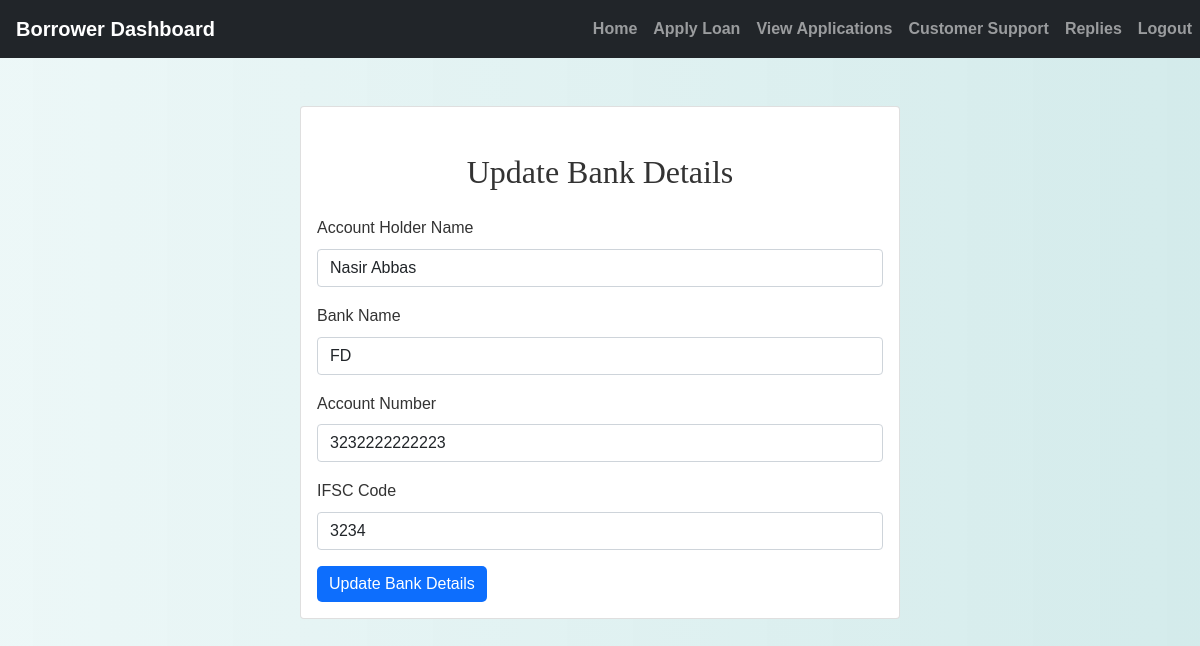
The page /borrower/add_disbursement.php?application_id=2 (signed in) on the database its author committed.
### tables this page shows
CREATE TABLE `loan_disbursement` (
  `id` int(11) NOT NULL,
  `application_id` int(11) NOT NULL,
  `account_holder_name` varchar(255) DEFAULT NULL,
  `bank_name` varchar(255) DEFAULT NULL,
  `account_number` varchar(255) DEFAULT NULL,
  `ifsc_code` varchar(50) DEFAULT NULL,
  `submitted_at` timestamp NOT NULL DEFAULT current_timestamp()
);

### borrower/add_disbursement.php (the view, shortened to what this page needs)
<?php
include('config.php');
$application_id = intval($_GET['application_id']);
$disbursement = null;
$check_sql = "SELECT * FROM loan_disbursement WHERE application_id = ?";
$stmt = mysqli_prepare($conn, $check_sql);
mysqli_stmt_bind_param($stmt, "i", $application_id);
mysqli_stmt_execute($stmt);
$result = mysqli_stmt_get_result($stmt);
if ($row = mysqli_fetch_assoc($result)) {
    $disbursement = $row;
}
?>
<!DOCTYPE html>
<html lang="en">
<head>
    <link href="https://cdn.jsdelivr.net/npm/bootstrap@5.1.3/dist/css/bootstrap.min.css" rel="stylesheet">
    <link rel="stylesheet" href="../css/style.css">
</head>
<body>
<?php include('navbar.php'); ?>
<div class="container mt-5 mb-5">
    <div class="card mx-auto" style="max-width: 600px;">
        <div class="card-body">
            <h2 class="text-center mb-4"><?php echo $disbursement ? 'Update' : 'Enter'; ?> Bank Details</h2>
            <form method="post">
                <div class="mb-3">
                    <label for="account_holder_name" class="form-label">Account Holder Name</label>
                    <input type="text" name="account_holder_name" class="form-control" required value="<?php echo $disbursement['account_holder_name'] ?? ''; ?>">
                </div>
                <div class="mb-3">
                    <label for="bank_name" class="form-label">Bank Name</label>
                    <input type="text" name="bank_name" class="form-control" required value="<?php echo $disbursement['bank_name'] ?? ''; ?>">
                </div>
                <div class="mb-3">
                    <label for="account_number" class="form-label">Account Number</label>
                    <input type="text" name="account_number" class="form-control" required value="<?php echo $disbursement['account_number'] ?? ''; ?>">
                </div>
                <div class="mb-3">
                    <label for="ifsc_code" class="form-label">IFSC Code</label>
                    <input type="text" name="ifsc_code" class="form-control" required value="<?php echo $disbursement['ifsc_code'] ?? ''; ?>">
                </div>
                <button type="submit" class="btn btn-primary"><?php echo $disbursement ? 'Update' : 'Submit'; ?> Bank Details</button>
            </form>
        </div>
    </div>
</div>
</body>
</html>

### css/style.css (style rules this page uses)
body { background: linear-gradient(90deg, rgba(233, 246, 246, 0.831), rgba(207, 233, 233, 0.9)); font-family: 'Arial', sans-serif; color: #333; line-height: 1.6; }
h1, h2, h3, h4 { text-align: center; margin-top: 30px; margin-bottom: 30px; font-family: 'Georgia', serif; }
.container { margin-bottom: 40px; }
.btn-primary { color: #fff; border: none; border-radius: 5px; cursor: pointer; transition: background-color 0.3s ease; }

### rows shown on the page
loan_disbursement: account_holder_name "Nasir Abbas", bank_name "FD", account_number "3232222222223", ifsc_code "3234"
